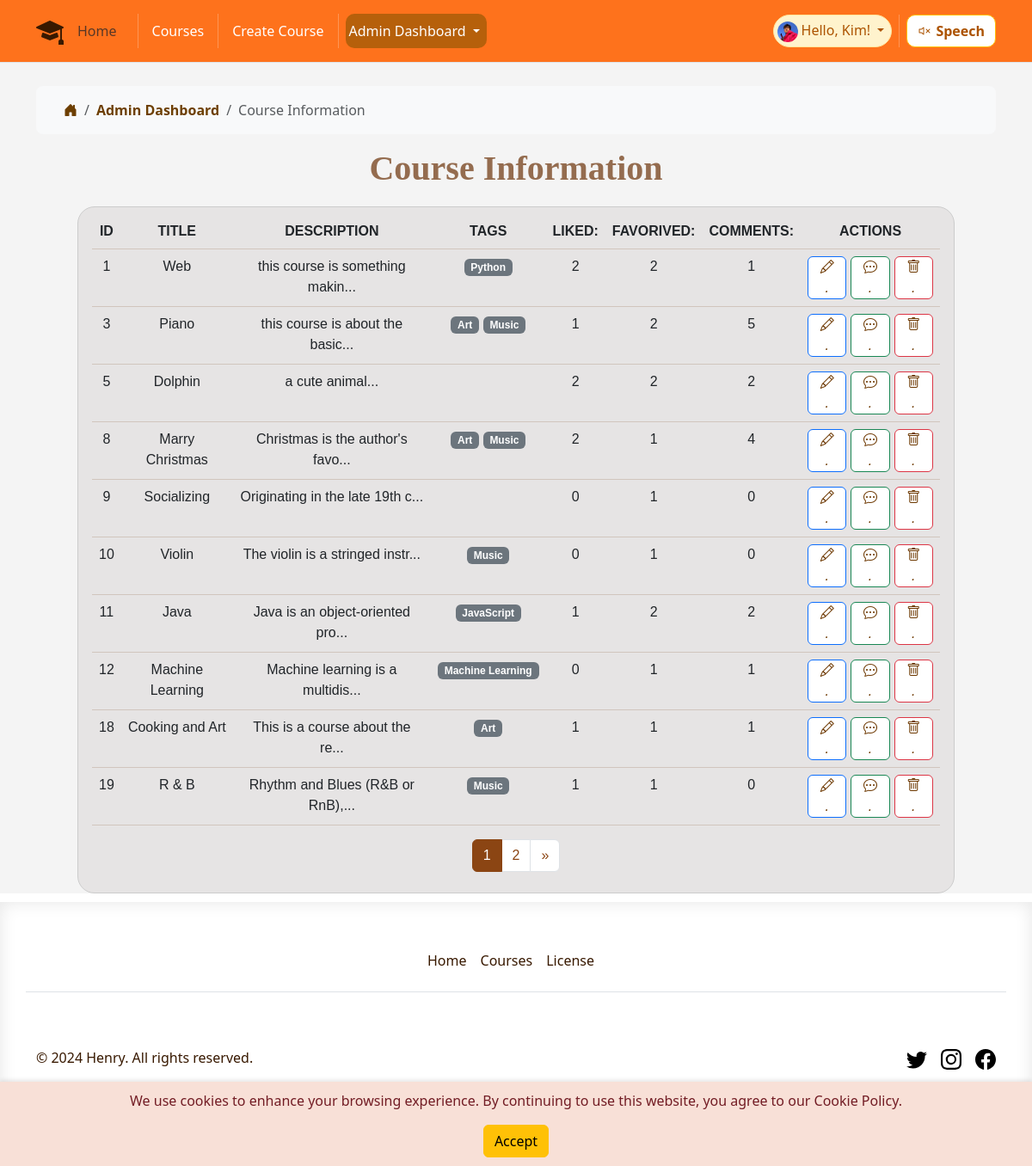
The page /course_record (signed in) on the database its author committed.
### app/models.py (models this page shows, shortened)
class User(UserMixin, db.Model):
    id = db.Column(db.Integer, primary_key=True)
    username = db.Column(db.String(64), unique=True, nullable=False)
    email = db.Column(db.String(120), unique=True, nullable=False)
    password_hash = db.Column(db.String(128))
    joined_at = db.Column(db.DateTime, default=datetime.utcnow)
    role = db.Column(db.String(64), default='student')
    favorited_courses = db.relationship('Course',
                                        secondary=favorites,
                                        lazy='dynamic',
                                        backref=db.backref('favorited_by',
                                                           lazy='dynamic'))

class Course(db.Model):
    id = db.Column(db.Integer, primary_key=True)
    title = db.Column(db.String(100), nullable=False)
    description = db.Column(db.Text)
    created_at = db.Column(db.DateTime, default=datetime.utcnow)
    updated_at = db.Column(
        db.DateTime, default=datetime.utcnow, onupdate=datetime.utcnow)
    likes_count = db.Column(db.Integer, default=0)
    video_url = db.Column(db.String(255))
    image_url = db.Column(db.String(255))
    liked_by = db.relationship('User',
                               secondary='likes', lazy='dynamic',
                               backref=db.backref('liked_courses',
                                                  lazy='dynamic'))
    tags = db.relationship('Tag',
                           secondary=course_tags,
                           lazy='dynamic',
                           backref=db.backref('courses', lazy='dynamic'))
    comments = db.relationship('Comment', backref='course', lazy='dynamic')

class Tag(db.Model):
    id = db.Column(db.Integer, primary_key=True)
    name = db.Column(db.String(50), unique=True, nullable=False)
    description = db.Column(db.String(200), nullable=True)

### app/routes.py (the view)
@main.route('/course_record', methods=['GET'])
@role_required('manager')
def course_record():
    current_app.logger.info('Entering course_record')
    page = request.args.get('page', 1, type=int)
    per_page = 10
    pagination = Course.query.paginate(
        page=page, per_page=per_page, error_out=False)
    courses = pagination.items
    current_app.logger.info('Exiting course_record')
    return render_template('course_record.html', courses=courses,
                           pagination=pagination)

### app/templates/course_record.html (shortened to what this page needs)
{% extends 'base.html' %}
{% block content %}
<div class="container tittle-box">
    <nav aria-label="breadcrumb">
        <ol class="breadcrumb breadcrumb-chevron p-3 bg-body-tertiary rounded-3">
            <li class="breadcrumb-item">
                <a class="link-body-emphasis" href="{{ url_for('main.index') }}">
                    <svg class="bi svg1">
                        <i class="bi bi-house-door-fill"></i>
                    </svg>
                </a>
            </li>
            <li class="breadcrumb-item">
                <a class="link-body-emphasis fw-semibold text-decoration-none" href="#">Admin Dashboard</a>
            </li>
            <li class="breadcrumb-item active" aria-current="page">
                Course Information
            </li>
        </ol>
    </nav>
</div>
<div class="fancy-tittle">
    <h1 class="fancy-tittle">Course Information</h1>
</div>
<div class="container-fluid px-3 py-2 table-responsive table-box">
    {% if courses %}
    <table class="table table-line">
        <thead class="theadstyle">
            <tr class="text-uppercase">
                <th>ID</th>
                <th>Title</th>
                <th>Description</th>
                <th>Tags</th>
                <th>Liked:</th>
                <th>Favorived:</th>
                <th>Comments:</th>
                <th>Actions</th>
            </tr>
        </thead>
        <tbody>
            {% for course in courses %}
            <tr>
                <td class="form-omi">{{ course.id }}</td>
                <td class="form-omi">{{ course.title }}</td>
                <td class="form-omi">{{ course.description[:30] }}...</td>
                <td class="form-omi">
                    {% if course.tags %}
                    {% for tag in course.tags %}
                    <span class="badge bg-secondary">{{ tag.name }}</span>
                    {% endfor %}
                    {% else %}
                    <span class="badge bg-light">No tags</span>
                    {% endif %}
                </td>
                <td class="form-omi">{{ course.likes_count }}</td>
                <td class="form-omi">{{ course.favorited_by.count() }}</td>
                <td class="form-omi">{{ course.comments.count() }}</td>
                <td>
                    <div class="fun-button">
                        <form action="{{ url_for('main.edit_course', course_id=course.id) }}" method="GET">
                            <button type="submit" class="btn btn-primary">
                                <i class="bi bi-pencil">.</i>
                            </button>
                        </form>
                        <form action="{{ url_for('main.course_comments', course_id=course.id) }}" method="GET">
                            <button type="submit" class="btn btn-success">
                                <i class="bi bi-chat-dots">.</i>
                            </button>
                        </form>
                        <form action="{{ url_for('main.delete_course', course_id=course.id) }}" method="POST"
                            style="display:inline;">
                            <button type="submit" class="btn btn-danger"
                                onclick="return confirm('Are you sure you want to delete this course?');">
                                <i class="bi bi-trash">.</i>
                            </button>
                        </form>
                    </div>
                </td>
            </tr>
            {% endfor %}
        </tbody>
    </table>
    <nav aria-label="Page navigation">
        <ul class="pagination justify-content-center">
            {% for page_num in pagination.iter_pages() %}
            <li class="page-item {% if page_num == pagination.page %}active{% endif %}">
                <a class="page-link" href="{{ url_for('main.course_record', page=page_num) }}">{{ page_num }}</a>
            </li>
            {% endfor %}
            {% if pagination.has_next %}
            <li class="page-item">
                <a class="page-link" href="{{ url_for('main.course_record', page=pagination.next_num) }}"
                    aria-label="Next">
                    <span aria-hidden="true">&raquo;</span>
                </a>
            </li>
            {% endif %}
        </ul>
    </nav>
    {% else %}
    <h1>No courses found.</h1>
    {% endif %}
</div>
{% endblock %}

### app/templates/base.html (shortened to what this page needs)
<!DOCTYPE html>
<html lang="en">
<head>
    <link rel="stylesheet" href="{{ url_for('static', filename='bootstrap/css/bootstrap.min.css') }}">
    <link rel="stylesheet" href="{{ url_for('static', filename='css/style.css') }}">
    <link rel="stylesheet" href="https://cdn.jsdelivr.net/npm/bootstrap-icons@1.10.0/font/bootstrap-icons.css">
</head>
<body onload=getD1()>
    <header class="p-3 mb-3 border-bottom fixed-top  ">
        <div class="container">
            <div class="d-flex flex-wrap align-items-center justify-content-center justify-content-lg-start">
                <div class="d-flex align-items-center mb-2 mb-lg-0 link-body-emphasis">
                    <i class="bi bi-mortarboard-fill logo" role="img"></i>
                </div>
                <ul class="nav col-12 col-lg-auto me-lg-auto mb-2 justify-content-center mb-md-0">
                    <li>
                        <a class="nav-link active text-muted" aria-current="page"
                            href="{{ url_for('main.index') }}">Home</a>
                    </li>
                    <li class="nav-item">
                    </li>
                    <li><a class="nav-link px-2 link-body-emphasis" href="{{ url_for('main.courses') }}">Courses</a>
                    </li>
                    {% if current_user.is_authenticated %}
                    {% if current_user.role== "teacher" or current_user.role == "manager" %}
                    <li class="nav-item">
                    </li>
                    <li><a class="nav-link px-2 link-body-emphasis" href="{{ url_for('main.create_course') }}">Create
                            Course</a>
                    </li>
                    {% endif %}
                    {% if current_user.role== "manager" %}
                    <li class="nav-item">
                    </li>
                    <div class="dropdown d-flex align-items-center p-1 pe-2  nav-drop admin-nav">
                        <a href="#" class="d-block link-body-emphasis text-decoration-none dropdown-toggle"
                            data-bs-toggle="dropdown" aria-expanded="false">
                            Admin Dashboard
                        </a>
                    </div>
                    {% endif %}
                    {% endif %}
                </ul>
                <div class="text-end d-flex ">
                    {% if current_user.is_authenticated %}
                    <div
                        class="dropdown text-endbadge d-flex align-items-center p-1 pe-2 text-warning-emphasis bg-warning-subtle border border-warning-subtle rounded-pill nav-drop">
                        <a href="#" class="d-block link-body-emphasis text-decoration-none dropdown-toggle"
                            data-bs-toggle="dropdown" aria-expanded="false">
                            <img class="rounded-circle me-1" width="24" height="24"
                                src="{{url_for('static', filename= 'image/user.jpg')}}" alt="">Hello, {{
                            current_user.username
                            }}!
                        </a>
                    </div>
                    {% else %}
                    <a class="nav log-button" href="{{ url_for('main.login_register') }}">Login</a>
                    {% endif %}
                    <li class="nav-item">
                    </li>
                    <div class=" text-end ">
                        <button id="readPage" class="btn btn-warning read-button">
                            <i id="speakerIcon" class="bi bi-volume-mute"></i>Speech
                        </button>
                    </div>
                </div>
            </div>
        </div>
    </header>
    <div id="cookie-warning" class="cookie-warning">
        <p>We use cookies to enhance your browsing experience. By continuing to use this website, you agree to our
            Cookie
            Policy.</p>
        <button id="accept-cookie" class="btn btn-warning">Accept</button>
    </div>
    <div class="main-box main-color ">
        {% block content %}{% endblock %}
    </div>
    <button onclick="topFunction()" id="movetop" title="Go to top" class="top_bottom">
    </button>
    <div class="footer-colour theme-font">
        <div class="container ">
            <footer class="py-5">
                <div class="row ">
                    <ul class="nav justify-content-center border-bottom pb-3 mb-3">
                        <li class="nav-item"><a href="{{ url_for('main.index') }}"
                                class="nav-link px-2 text-body-secondary">Home</a></li>
                        <li class="nav-item"><a href="{{ url_for('main.courses') }}"
                                class="nav-link px-2 text-body-secondary">Courses</a></li>
                        <li class="nav-item"><a href="https://www.cac.gov.cn/2017-06/01/c_1121068451.htm"
                                class="nav-link px-2 text-body-secondary" target="_blank">License</a></li>
                    </ul>
                </div>
                <div class="d-flex flex-column flex-sm-row justify-content-between py-4 my-4 ">
                    <p>&copy; 2024 Henry. All rights reserved.</p>
                    <ul class="list-unstyled d-flex">
                        <li class="ms-3 "><a class="link-body-emphasis" href="https://x.com/?lang=zh"
                                aria-label="Twitter" target="_blank"><svg class="bi" width="24" height="24">
                                    <use xlink:href="#twitter" />
                                </svg></a></li>
                        <li class="ms-3"><a class="link-body-emphasis" href="https://www.instagram.com"
                                aria-label="Instagram" target="_blank"><svg class="bi" width="24" height="24">
                                    <use xlink:href="#instagram" />
                                </svg></a></li>
                        <li class="ms-3"><a class="link-body-emphasis"
                                href="https://www.facebook.com/login/?next=https%3A%2F%2Fwww.facebook.com%2F%3Flocale%3Dzh_CN"
                                aria-label="Facebook" target="_blank"><svg class="bi" width="24" height="24">
                                    <use xlink:href="#facebook" />
                                </svg></a></li>
                    </ul>
                </div>
            </footer>
        </div>
    </div>
</body>
</html>

### rows shown on the page
User: username "Kim"
Course: id "1", title "Web", description "this course is something makin", likes_count "2", favorited_by.count "2", comments.count "1"
Tag: name "Python"
Course: id "3", title "Piano", description "this course is about the basic", likes_count "1", favorited_by.count "2", comments.count "5"
Tag: name "Art"
Tag: name "Music"
Course: id "5", title "Dolphin", description "a cute animal", likes_count "2", favorited_by.count "2", comments.count "2"
Course: id "8", title "Marry Christmas", description "Christmas is the author's favo", likes_count "2", favorited_by.count "1", comments.count "4"
Course: id "9", title "Socializing", description "Originating in the late 19th c", likes_count "0", favorited_by.count "1", comments.count "0"
Course: id "10", title "Violin", description "The violin is a stringed instr", likes_count "0", favorited_by.count "1", comments.count "0"
Course: id "11", title "Java", description "Java is an object-oriented pro", likes_count "1", favorited_by.count "2", comments.count "2"
Tag: name "JavaScript"
Course: id "12", title "Machine Learning", description "Machine learning is a multidis", likes_count "0", favorited_by.count "1", comments.count "1"
Tag: name "Machine Learning"
Course: id "18", title "Cooking and Art", description "This is a course about the re", likes_count "1", favorited_by.count "1", comments.count "1"
Course: id "19", title "R & B", description "Rhythm and Blues (R&B or RnB),", likes_count "1", favorited_by.count "1", comments.count "0"

### other values the page prints
{{ page_num }} "1" "2"
